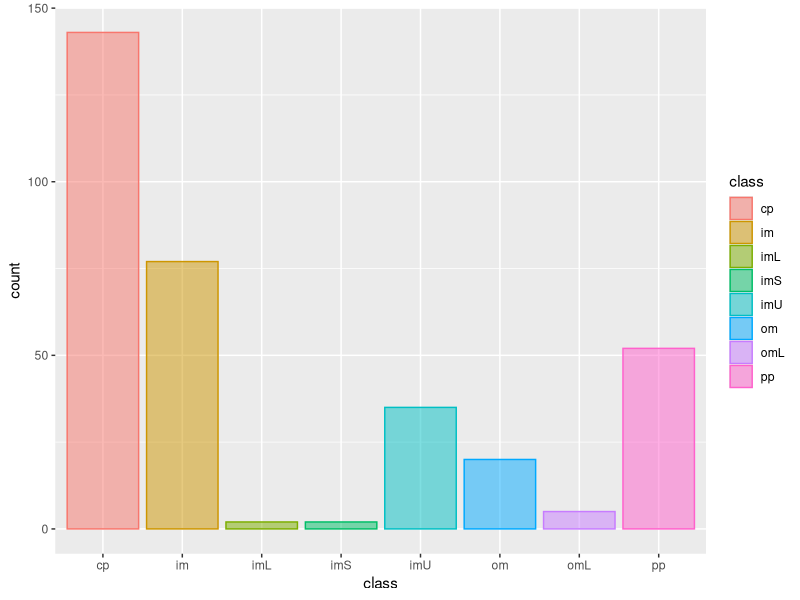
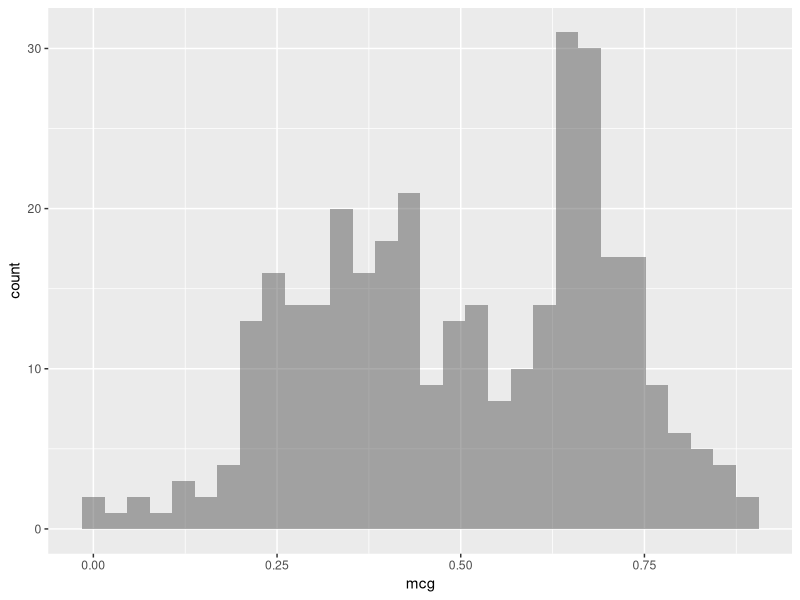
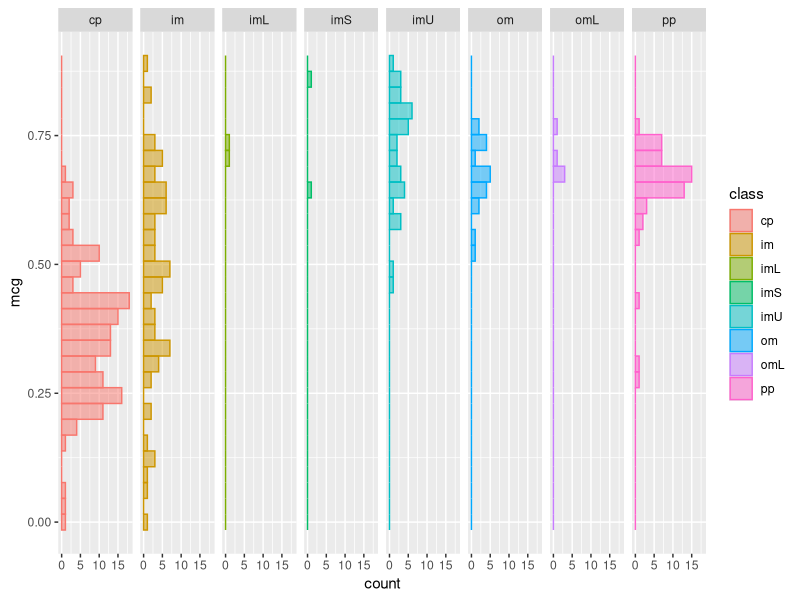
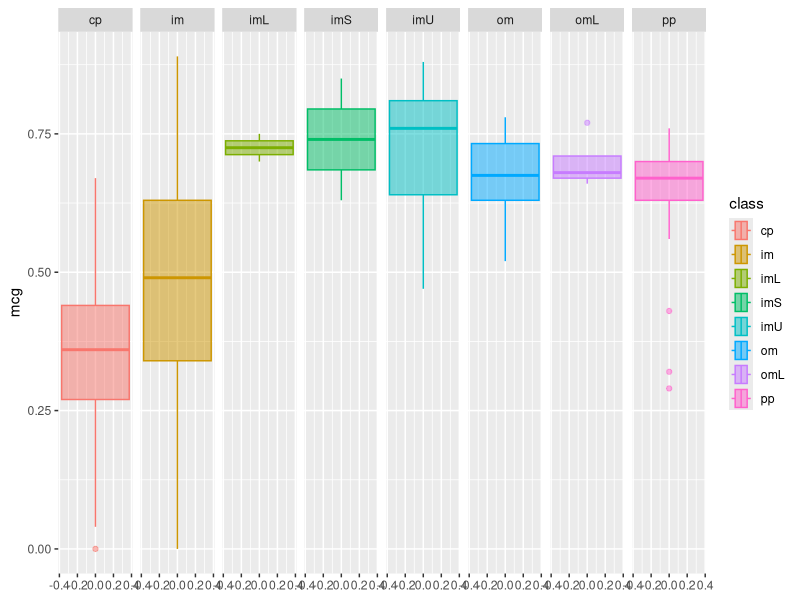
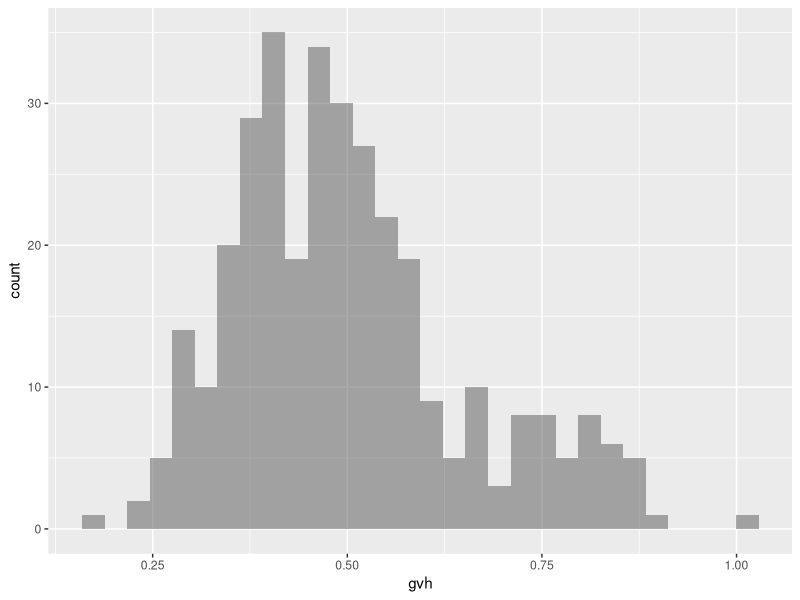
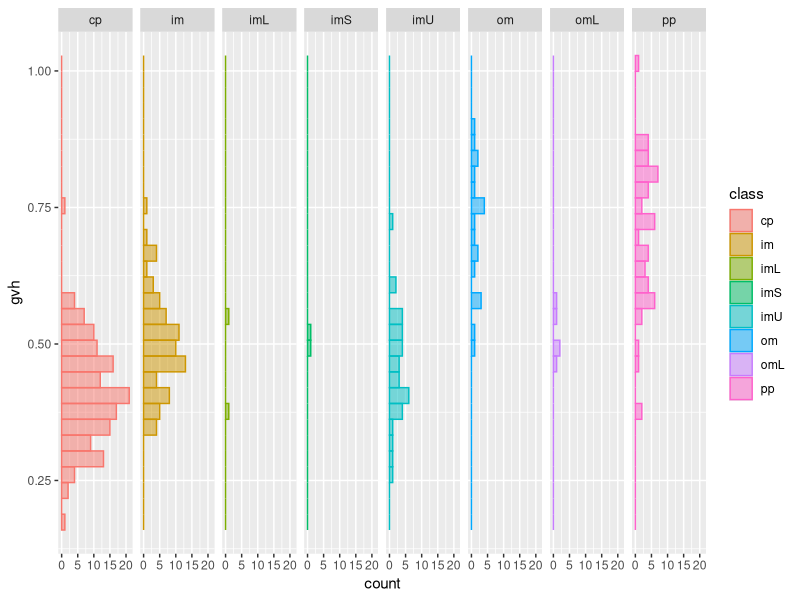
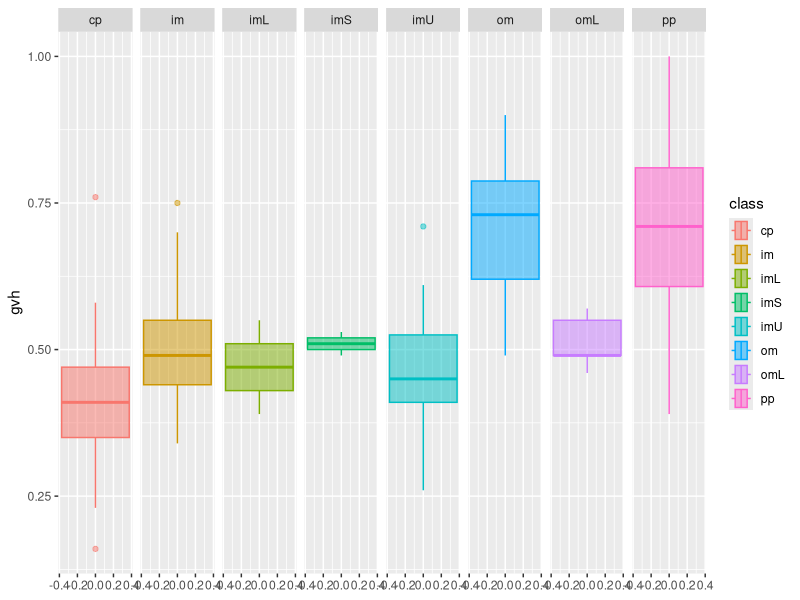
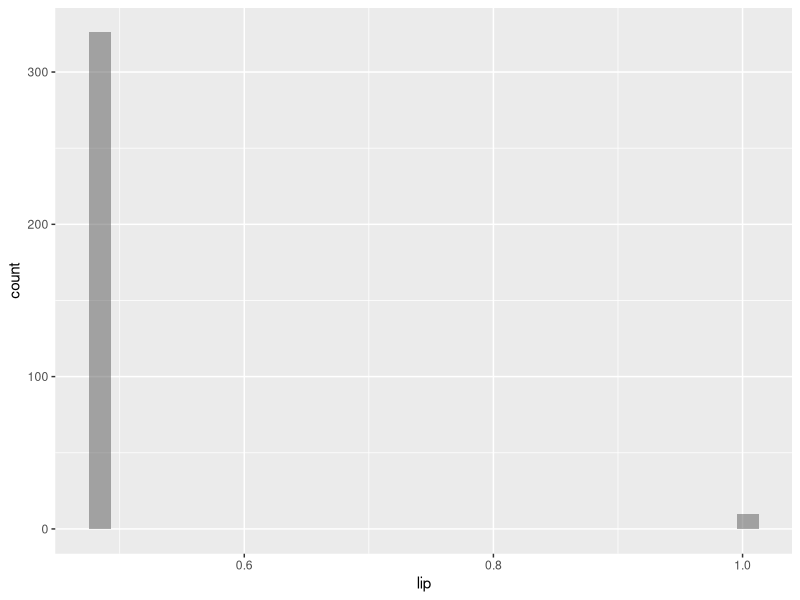

These charts were generated, in order, by the following R code:
## ---- chunk 1
knitr::opts_chunk$set(echo = TRUE)
## ---- chunk 2
library(dplyr)
library(ggplot2)
## ---- chunk 3
df <- read.csv("ecoli.csv")
## ---- chunk 4
glimpse(df)
## ---- chunk 5
ggplot(df, aes(x = class, color = class, fill = class)) + geom_bar(alpha = 0.5)
## ---- chunk 6
ggplot(df, aes(x = mcg)) + geom_histogram(alpha = 0.5)
## ---- chunk 7
ggplot(df, aes(x = mcg, fill = class, color = class)) + geom_histogram(alpha = 0.5) + facet_grid(~ class) + coord_flip()

ggplot(df, aes(x = mcg, fill = class, color = class)) + geom_boxplot(alpha = 0.5) + facet_grid(~ class) + coord_flip()
## ---- chunk 8
ggplot(df, aes(x = gvh)) + geom_histogram(alpha = 0.5)
## ---- chunk 9
ggplot(df, aes(x = gvh, fill = class, color = class)) + geom_histogram(alpha = 0.5) + facet_grid(~ class) + coord_flip()

ggplot(df, aes(x = gvh, fill = class, color = class)) + geom_boxplot(alpha = 0.5) + facet_grid(~ class) + coord_flip()
## ---- chunk 10
ggplot(df, aes(x = lip, color = lip, fill = lip)) + geom_histogram(alpha = 0.5)
## ---- chunk 11
df$lip_as_factor <- as.factor(df$lip)
ggplot(df, aes(x = lip_as_factor, color = lip_as_factor, fill = lip_as_factor)) + geom_bar(alpha = 0.5)
## ---- chunk 12
ggplot(df, aes(x = lip_as_factor, color = lip_as_factor, fill = lip_as_factor)) + geom_bar(alpha = 0.5)
## ---- chunk 13
ggplot(df, aes(x = class, color = lip_as_factor, fill = lip_as_factor)) + geom_bar(alpha = 0.5, position = "dodge")
df$lip_as_factor <- NULL
## ---- chunk 14
table(df$chg)
## ---- chunk 15
ggplot(df, aes(x = class, color = as.factor(chg), fill = as.factor(chg))) + geom_bar(alpha = 0.5, position = "dodge")
## ---- chunk 16
ggplot(df, aes(x = aac)) + geom_histogram(alpha = 0.5)
## ---- chunk 17
ggplot(df, aes(x = aac, fill = class, color = class)) + geom_histogram(alpha = 0.5) + facet_grid(~ class) + coord_flip()

ggplot(df, aes(x = aac, fill = class, color = class)) + geom_boxplot(alpha = 0.5) + facet_grid(~ class) + coord_flip()
## ---- chunk 18
ggplot(df, aes(x = alm1)) + geom_histogram(alpha = 0.5)
## ---- chunk 19
ggplot(df, aes(x = alm1, fill = class, color = class)) + geom_histogram(alpha = 0.5) + facet_grid(~ class) + coord_flip()

ggplot(df, aes(x = alm1, fill = class, color = class)) + geom_boxplot(alpha = 0.5) + facet_grid(~ class) + coord_flip()
## ---- chunk 20
ggplot(df, aes(x = alm2)) + geom_histogram(alpha = 0.5)
## ---- chunk 21
ggplot(df, aes(x = alm2, fill = class, color = class)) + geom_histogram(alpha = 0.5) + facet_grid(~ class) + coord_flip()

ggplot(df, aes(x = alm2, fill = class, color = class)) + geom_boxplot(alpha = 0.5) + facet_grid(~ class) + coord_flip()
